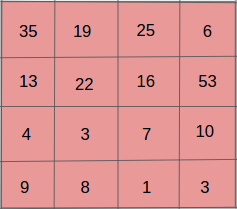
#> input picture matrix.png, 237 x 209 px
$ python hog.py --image matrix.png   (older library calls are emulated)
#> lines starting #> are read from the running program, lines starting #| are printed output that depends on the picture
#importing required libraries
from skimage.io import imread, imshow
from skimage.transform import resize
from skimage.feature import hog
from skimage import exposure
import matplotlib.pyplot as plt
import argparse

def hog_visualizaer(img_path):
    #reading the image
#> called with img_path = 'matrix.png'
    img = imread(img_path)
#> img is the input picture: shape (209, 237, 3); mean R, G, B 222.8, 148.2, 148.2
    #resizing image
    resized_img = resize(img, (512,256))
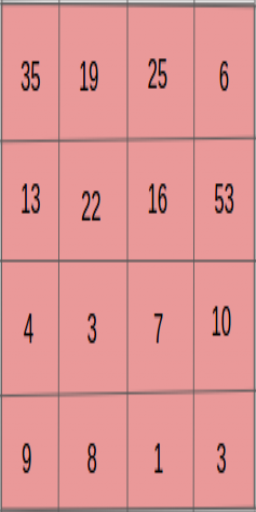
#> resized_img: shape (512, 256, 3) float64; mean R, G, B 0.874, 0.581, 0.581
    #creating hog features
    fd, hog_image = hog(resized_img, orientations=9, pixels_per_cell=(8, 8),
                        cells_per_block=(2, 2), visualize=True, multichannel=True)
    fig, (ax1, ax2) = plt.subplots(1, 2, figsize=(16, 8), sharex=True, sharey=True)

    ax1.imshow(resized_img, cmap=plt.cm.gray)
    ax1.set_title('Input image')

    # Rescale histogram for better display
    hog_image_rescaled = exposure.rescale_intensity(hog_image, in_range=(0, 10))
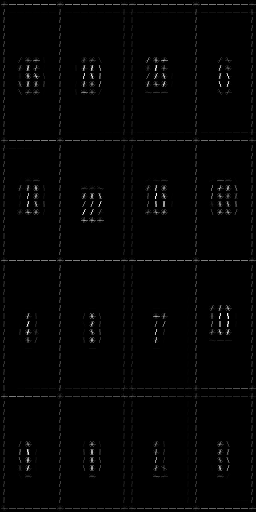
#> hog_image_rescaled: shape (512, 256) float64; min 0, max 0.0399, mean 0.000535; drawn with min black and max white
    ax2.imshow(hog_image_rescaled, cmap=plt.cm.gray)
    ax2.set_title('Histogram of Oriented Gradients')
    plt.show()
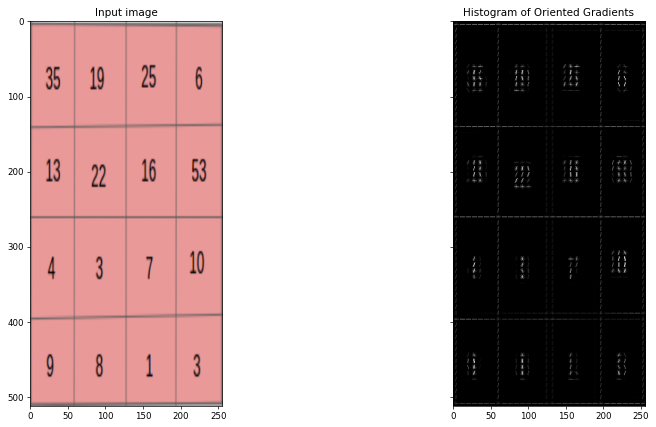
#> figure drawn by matplotlib, 2 panels

if __name__ == "__main__":
    parser = argparse.ArgumentParser()
    parser.add_argument("-i", "--image", required=True,
	help="path to the input image")
    args = vars(parser.parse_args())
    hog_visualizaer(args["image"])
